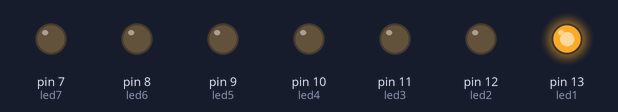
Recording of a sketch running on a simulated Arduino Uno, built with avr-gcc and run on an emulated ATmega328P. Parts: output pins drawn as LEDs (lit = HIGH).

Above: at 5.0 s.
At 12.5 s:
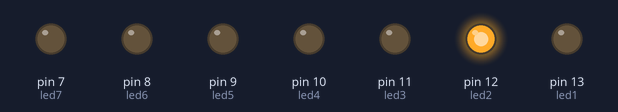
At 19.0 s:
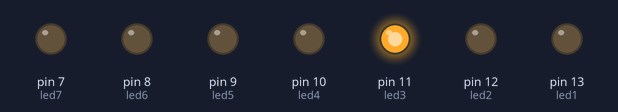
At 24.5 s:
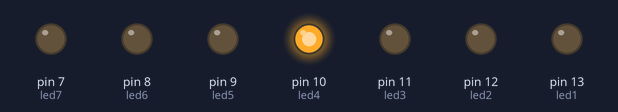
At 28.0 s:
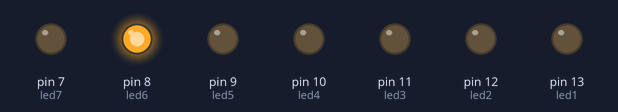
At 31.0 s:
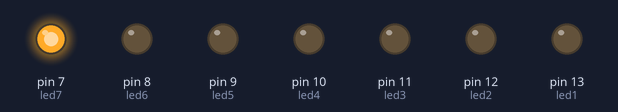
Timing chart, 0 to 42.9 s (numbered marks = the images above):
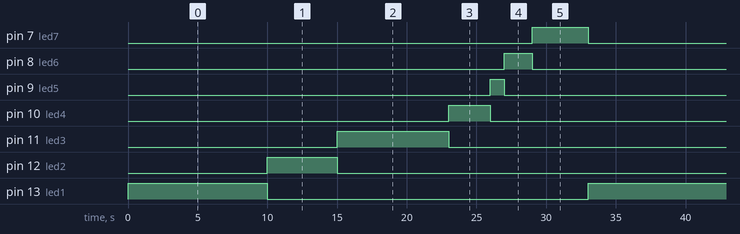

Measured:
- by itself, pin 7 (led7): alternates HIGH for 4.0 s and LOW for 29.0 s
- by itself, pin 8 (led6): alternates HIGH for 2.0 s and LOW for 31.0 s
- by itself, pin 9 (led5): alternates HIGH for 1.0 s and LOW for 32.0 s
- by itself, pin 10 (led4): alternates HIGH for 3.0 s and LOW for 30.0 s
- by itself, pin 11 (led3): alternates HIGH for 8.0 s and LOW for 25.0 s
- by itself, pin 12 (led2): alternates HIGH for 5.0 s and LOW for 28.0 s
- by itself, pin 13 (led1): alternates HIGH for 10.0 s and LOW for 23.0 s

The sketch:

first_in_first_out1.ino
```cpp
/*
 Jaquelyn Casol Tangcawan
 BSCpE 4-A
 CPE 411 Embedded Stystems
 Activity 6-First in First Out
 */
int led1 = 13;
int led2 = 12;
int led3 = 11;
int led4 = 10;
int led5 = 9;
int led6 = 8;
int led7 = 7;

void setup()
{

  pinMode(led1, OUTPUT);
  pinMode(led2, OUTPUT);
  pinMode(led3, OUTPUT);
  pinMode(led4, OUTPUT);
  pinMode(led5, OUTPUT);
  pinMode(led6, OUTPUT);
  pinMode(led7, OUTPUT);
}
void loop()

{
  digitalWrite(led1, HIGH);
  delay(10000); // Delay time for 10 second(s)
  digitalWrite(led1, LOW);
  digitalWrite(led2, HIGH);
  delay(5000); // Delay time for 5 second(s)
  digitalWrite(led2, LOW);
  digitalWrite(led3, HIGH);
  delay(8000); // Delay time for 8 second(s)
  digitalWrite(led3, LOW);
  digitalWrite(led4, HIGH);
  delay(3000); // Delay time for 3 second(s)
  digitalWrite(led4, LOW);
  digitalWrite(led5, HIGH);
  delay(1000); // Delay time for 1 second(s)
  digitalWrite(led5, LOW);
  digitalWrite(led6, HIGH);
  delay(2000); // Delay time for 2 second(s)
  digitalWrite(led6, LOW);
  digitalWrite(led7, HIGH);
  delay(4000); // Delay time for 4 second(s)
  digitalWrite(led7, LOW);

}
```
